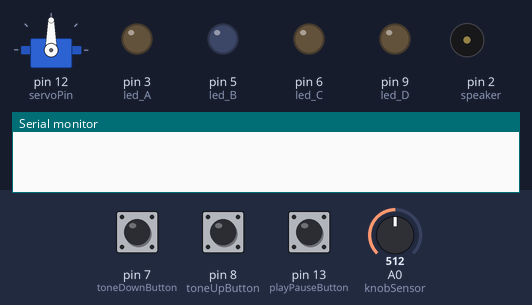
A sketch run on a simulated Arduino Uno, built with avr-gcc and run on an emulated ATmega328P. Shown: servo, output pins drawn as LEDs (lit = HIGH), buzzer (waves = sounding), the last lines printed to the serial monitor. Dashed ring = blinking. Inputs (shaded band) come from the test bench; at power-on: pin 13 (playPauseButton) LOW, pin 8 (toneUpButton) LOW, pin 7 (toneDownButton) LOW, A0 (knobSensor) = 512.

Above: at 1.2 s.
1.3 s: pin 13 (playPauseButton) pulled HIGH for 0.15 s
At 1.56 s:
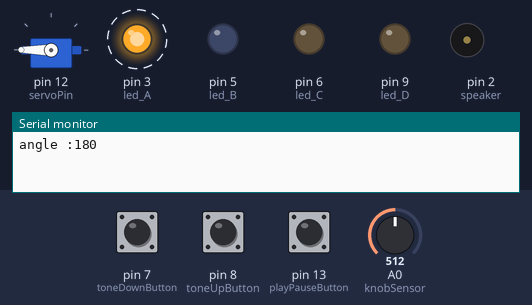
4.3 s: pin 8 (toneUpButton) pulled HIGH for 1 s
At 5.27 s:
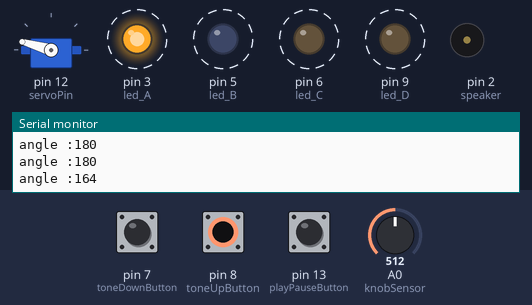
7.3 s: pin 7 (toneDownButton) pulled HIGH for 0.15 s
At 8.05 s:
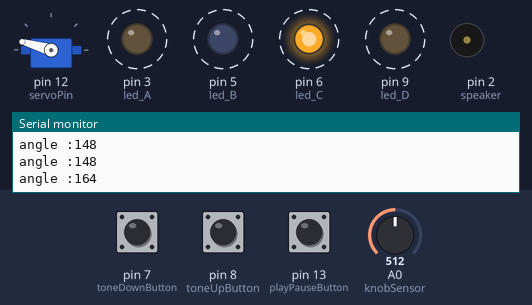
10.3 s: pin 8 (toneUpButton) pulled HIGH for 3.2 s
At 11.29 s:
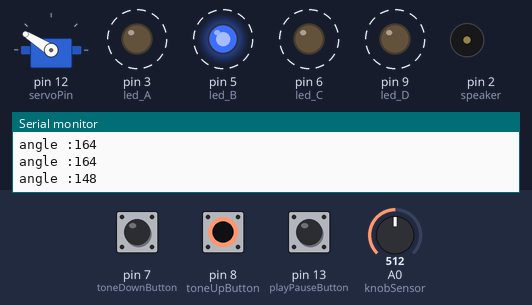
15.0 s: pin 7 (toneDownButton) pulled HIGH for 1 s
At 15.93 s:
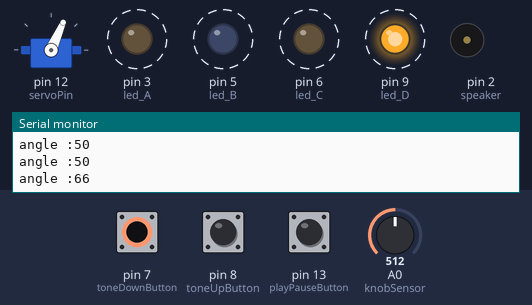
18.0 s: pin 7 (toneDownButton) pulled HIGH for 3.2 s
At 19.17 s:
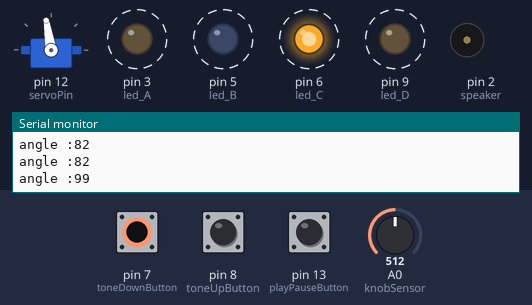
Timing chart, 0 to 23.7 s (numbered marks = the images above; inputs shaded):
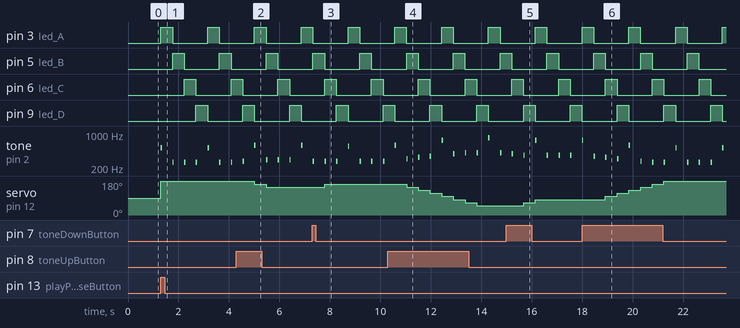

Measured:
- after the input at 1.3 s, pin 3 (led_A): alternates HIGH for 0.46 s and LOW for 1.4 s, starting at once; pin 5 (led_B): alternates HIGH for 0.46 s and LOW for 1.4 s, starting after 0.47 s
- after the input at 4.3 s, servo on pin 12 (servoPin): 180° → 164° after 0.71 s, → 148° 0.46 s later
- after the input at 7.3 s, servo on pin 12 (servoPin): 148° → 164° after 0.49 s
- after the input at 10.3 s, servo on pin 12 (servoPin): moves from 164° to 50° over 2.8 s, starting after 0.74 s
- after the input at 15.0 s, servo on pin 12 (servoPin): 50° → 66° after 0.68 s, → 82° 0.46 s later
- after the input at 18.0 s, servo on pin 12 (servoPin): moves from 82° to 180° over 2.3 s, starting after 0.92 s

The sketch:

Metronome_pot.piezo.led.pushbutton_jjg_11-26-2023.ino
```cpp
#include <Servo.h> // include Arduino Servo library

const int led_A = 3;
const int led_B = 5;
const int led_C = 6;
const int led_D = 9;

const int toneUpButton = 8;
const int toneDownButton = 7;

const int playPauseButton = 13;

int knobValue;
float brightnessValue;
float beatDuration;
float bpm;

const int servoPin= 12;
int angle;
Servo servoArm;

int LED[] = {led_A, led_B, led_C, led_D};

int n = 0;
float notes[] = {523.25,554.37,587.33,622.25,659.25,698.46,739.99,783.99,830.61,880.00,932.33,987.77};
float toneA ;
float toneB ;
float TONE[4] ;

const int knobSensor = A0;
const int photoSensor = A1;

const int speaker = 2;

bool status ;
bool buttonState = false;

bool buttonUp;
bool buttonDown;
bool lastStatus = 0;

void playPause(bool status, bool lastStatus){
  for (int i=0; i<4; i++){
    // onOff();
    buttonUp = digitalRead(toneUpButton);
    delay(1);
    buttonDown = digitalRead(toneDownButton);
    delay(1);

    angle = map(n,0,11,180,0);
    servoArm.write(angle);
    Serial.println("angle :"+String(angle));

    if (buttonUp == HIGH and n!=11){
      n++;
    }

    if (buttonDown == HIGH and n!=0){
      n--;
    }

    toneA = notes[n];
    toneB = toneA / 2;
    float TONE[] = {toneA, toneB, toneB, toneB};

    knobValue = analogRead(knobSensor);
    bpm = map(knobValue,0,1023,200,60);
    beatDuration = 60000/bpm;


    tone(speaker, TONE[i],55);
    analogWrite(LED[i], 255);
    delay(beatDuration);
    analogWrite(LED[i], 0);

    // Serial.println(bpm);
    // Serial.println(toneA);
    }
  onOff();
}

void onOff(){
  if(digitalRead(playPauseButton) == 1){
        delay(1000);
        while(digitalRead(playPauseButton) == 0){

        }

        loop();
        // return ;
      }
      else if (digitalRead(playPauseButton) == 0) {
        playPause(status, lastStatus);
      }
}


void setup() {
  servoArm.attach(servoPin);
  Serial.begin(9600);

  pinMode(led_A, OUTPUT);
  pinMode(led_B, OUTPUT);
  pinMode(led_C, OUTPUT);
  pinMode(led_D, OUTPUT);

  pinMode(toneUpButton, INPUT);
  pinMode(toneDownButton, INPUT);
  pinMode(playPauseButton, INPUT);

}

void loop() {
  status = digitalRead(playPauseButton);
  delay(1);
 // Serial.println("status : "+ String(status));

  if ( status == 1){
    lastStatus = status;
    //Serial.println("Beep Beep");
    playPause(status, lastStatus);


  // if(status )
  }
}
```
